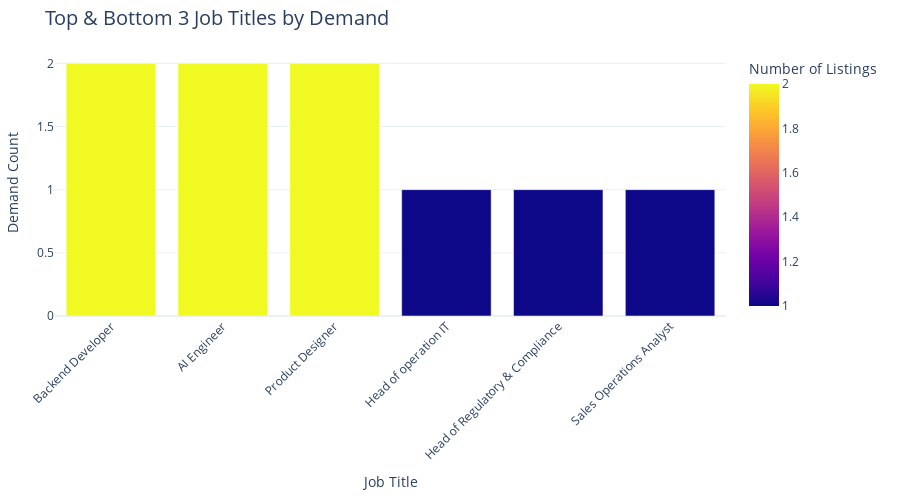

Here is the notebook cell this chart was saved with:
### Code cell
# Count and extract job title demand
title_counts = df['Job_Title'].value_counts().reset_index()
title_counts.columns = ['Job_Title', 'Count']

# Extract top 3 and bottom 3
top_3 = title_counts.head(3)
bottom_3 = title_counts.tail(3)

# Combine for custom visual
top_bottom_df = pd.concat([top_3, bottom_3], ignore_index=True)

# Plot customized bar chart
fig = px.bar(
    top_bottom_df,
    x='Job_Title',
    y='Count',
    color='Count',
    title='Top & Bottom 3 Job Titles by Demand',
    color_continuous_scale='Plasma',
    labels={'Count': 'Number of Listings', 'Job_Title': 'Job Title'},
    height=500
)

fig.update_layout(
    xaxis_tickangle=-45,
    xaxis_title='Job Title',
    yaxis_title='Demand Count',
    template='plotly_white',
    title_font=dict(size=20),
    margin=dict(t=50, b=80, l=40, r=40)
)

fig.show()

### Figure 1 — Plotly figure (JSON) as saved in the notebook; plotly's stock layout.template omitted (floating-point values rounded to 4 significant figures)
{"data": [{"hovertemplate": "Job Title=%{x}<br>Number of Listings=%{marker.color}<extra></extra>", "legendgroup": "", "marker": {"color": [2, 2, 2, 1, 1, 1], "coloraxis": "coloraxis", "pattern": {"shape": ""}}, "name": "", "orientation": "v", "showlegend": false, "textposition": "auto", "type": "bar", "x": ["Backend Developer", "AI Engineer", "Product Designer", "Head of operation IT", "Head of Regulatory & Compliance", "Sales Operations Analyst"], "xaxis": "x", "y": [2, 2, 2, 1, 1, 1], "yaxis": "y"}], "layout": {"barmode": "relative", "coloraxis": {"colorbar": {"title": {"text": "Number of Listings"}}, "colorscale": [[0, "#0d0887"], [0.1111, "#46039f"], [0.2222, "#7201a8"], [0.3333, "#9c179e"], [0.4444, "#bd3786"], [0.5556, "#d8576b"], [0.6667, "#ed7953"], [0.7778, "#fb9f3a"], [0.8889, "#fdca26"], [1, "#f0f921"]]}, "height": 500, "legend": {"tracegroupgap": 0}, "margin": {"b": 80, "l": 40, "r": 40, "t": 50}, "title": {"font": {"size": 20}, "text": "Top & Bottom 3 Job Titles by Demand"}, "xaxis": {"anchor": "y", "domain": [0, 1], "tickangle": -45, "title": {"text": "Job Title"}}, "yaxis": {"anchor": "x", "domain": [0, 1], "title": {"text": "Demand Count"}}}}
